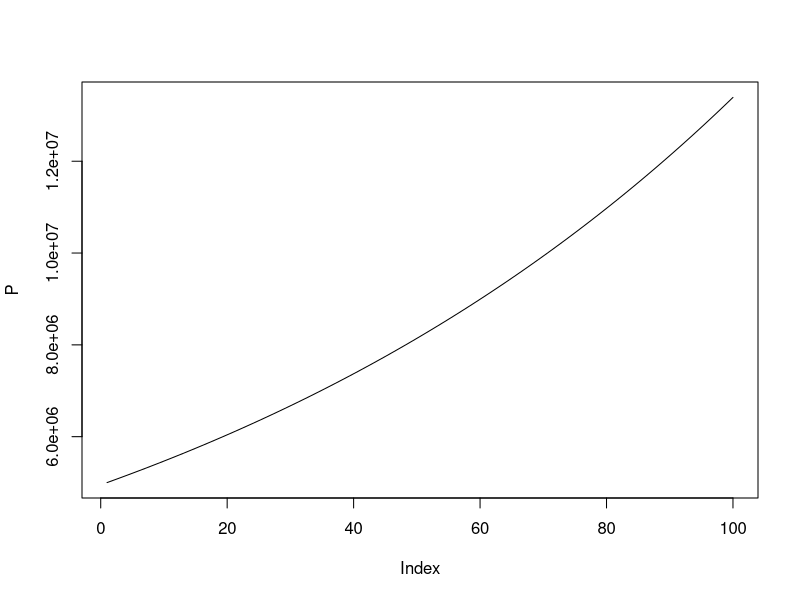

Write the R code that produced this figure.

T <- 100

P <- matrix(0, T, 1)

P[1] <- 5000000
tNac <- 0.01


for (t in 2:T){
  P[t] <- P[t-1] * (1 + tNac)
}

plot(P,type="l")